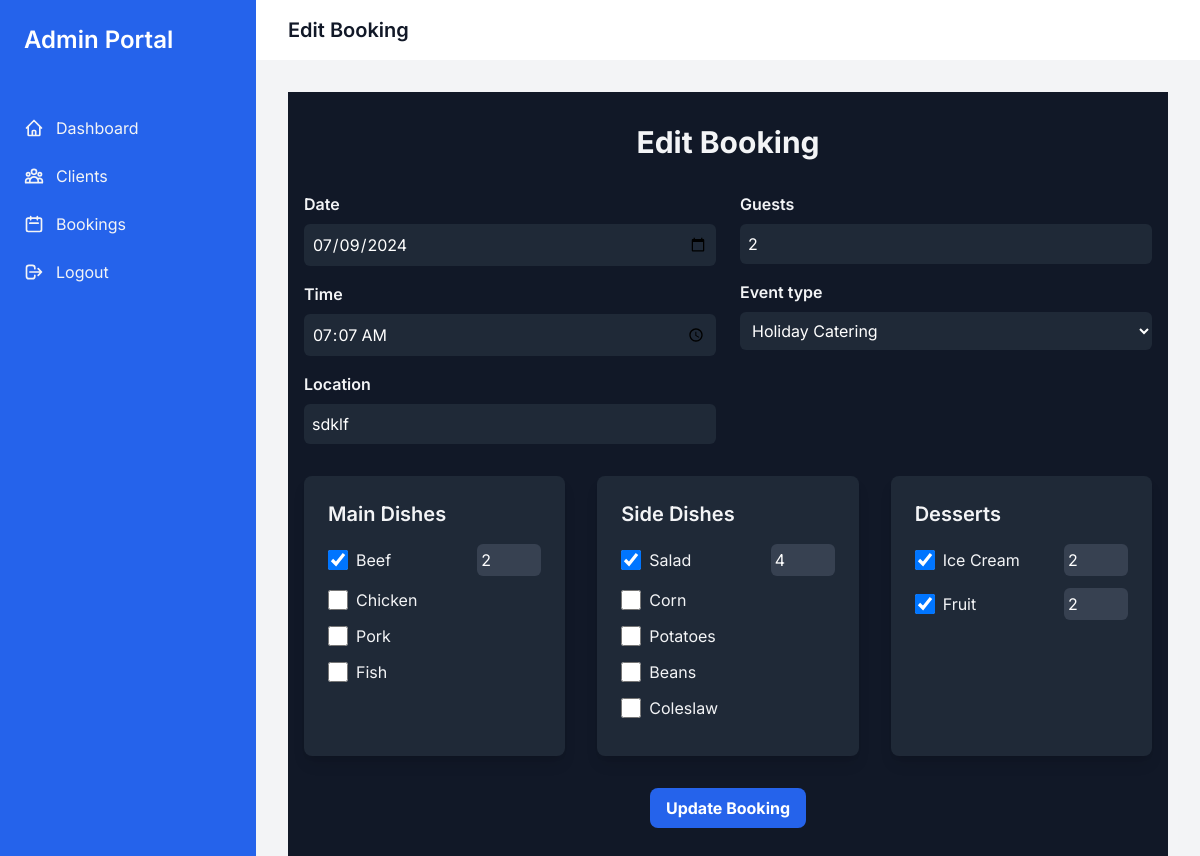
The app's page /admin-portal/edit-booking/10/ (signed in) with its own data.
### accounts/models.py (models this page shows, shortened)
class BBQBooking(models.Model):
    user = models.ForeignKey(settings.AUTH_USER_MODEL, on_delete=models.CASCADE, related_name='bbq_bookings')
    status = models.IntegerField(default=0)  # 0: Pending, 1: Confirmed, 2: Cancelled, 3: Completed
    date = models.DateField()
    time = models.TimeField()
    location = models.CharField(max_length=255)
    guests = models.IntegerField()
    EVENT_TYPES = [
        ('private', 'Private BBQ'),
        ('company', 'Company BBQ'),
        ('wedding', 'Wedding BBQ'),
        ('school', 'School BBQ'),
        ('themed', 'Themed BBQ'),
        ('breakfast', 'Breakfast Catering'),
        ('holiday', 'Holiday Catering'),
    ]
    event_type = models.CharField(max_length=20, choices=EVENT_TYPES, default='private')
    MAIN_DISHES = [
        ('beef', 'Beef'),
        ('chicken', 'Chicken'),
        ('pork', 'Pork'),
        ('fish', 'Fish'),
    ]
    main_dishes = models.JSONField()  # Store as {"beef": 10, "chicken": 5, ...}
    SIDE_DISHES = [
        ('salad', 'Salad'),
        ('corn', 'Corn'),
        ('potatoes', 'Potatoes'),
        ('beans', 'Beans'),
        ('coleslaw', 'Coleslaw'),
    ]
    side_dishes = models.JSONField()  # Store as {"salad": 15, "corn": 10, ...}
    DESSERTS = [
        ('ice_cream', 'Ice Cream'),
        ('fruit', 'Fruit'),
    ]
    desserts = models.JSONField()  # Store as {"ice_cream": 20, "fruit": 10}
    drinks = models.IntegerField()  # Total number of drinks (same as guests)

### admin_portal/views.py (the view)
# urls.py: path('edit-booking/<int:booking_id>/', views.edit_booking, name='edit_booking'),
@staff_member_required
def edit_booking(request, booking_id):
    booking = get_object_or_404(BBQBooking, id=booking_id)
    if request.method == 'POST':
        if booking.status == 3:
            messages.error(request, "You can't edit a booking that is already completed.")
            return redirect(reverse('view_booked_events'))
        form = BBQBookingForm(request.POST, instance=booking)
        if form.is_valid():
            booking = form.save(commit=False)
            booking.user = request.user
            booking.drinks = form.cleaned_data['guests']
            booking.event_type = form.cleaned_data['event_type']
            main_dishes = {}
            for dish in form.MAIN_DISHES:
                dish_key = f'main_dish_{dish[0]}'
                count_key = f'main_dish_{dish[0]}_count'
                if dish_key in request.POST and request.POST.get(count_key):
                    main_dishes[dish[0]] = int(request.POST.get(count_key))
            booking.main_dishes = main_dishes
            side_dishes = {}
            for dish in form.SIDE_DISHES:
                dish_key = f'side_dish_{dish[0]}'
                count_key = f'side_dish_{dish[0]}_count'
                if dish_key in request.POST and request.POST.get(count_key):
                    side_dishes[dish[0]] = int(request.POST.get(count_key))
            booking.side_dishes = side_dishes
            desserts = {}
            for dessert in form.DESSERTS:
                dessert_key = f'dessert_{dessert[0]}'
                count_key = f'dessert_{dessert[0]}_count'
                if dessert_key in request.POST and request.POST.get(count_key):
                    desserts[dessert[0]] = int(request.POST.get(count_key))
            booking.desserts = desserts
            booking.save()
            return redirect(reverse('admin_dashboard'))
    else:
        form = BBQBookingForm(instance=booking)
    return render(request, 'admin_edit_booking.html', {'form': form, 'booking': booking})

### accounts/templatetags/custom_filters.py (called while the page is built)
@register.filter(name='get_item')
def get_item(dictionary, key):
    return dictionary.get(key)

@register.filter(name='add_class')
def add_class(value, arg):
    css_classes = value.field.widget.attrs.get('class', '')
    if css_classes:
        css_classes = f"{css_classes} {arg}"
    else:
        css_classes = arg
    return value.as_widget(attrs={'class': css_classes})

### admin_portal/templates/admin_edit_booking.html (shortened to what this page needs)
{%extends 'admin_base.html'%}
{% load custom_filters %}
{% load static %}
{% block extra_head %}
    <script src="https://cdn.tailwindcss.com"></script>
{%endblock%}
{% block admin_content %}
<div class="bg-gray-900 text-gray-100 min-h-screen">
    <div class="container mx-auto px-4 py-8 max-w-4xl">
        <h2 class="text-3xl font-bold mb-8 text-center text-primary-400">
            {% block header_title %}Edit Booking{%endblock %}
        </h2>
        <form id="bbqForm" method="post" class="space-y-8">
            <div class="grid md:grid-cols-2 gap-6">
                <div class="space-y-4">
                    <div class="flex flex-col">
                        <label for="{{ form.date.id_for_label }}" class="mb-2 font-semibold">{{ form.date.label }}</label>
                        {{ form.date|add_class:"bg-gray-800 text-white rounded-md p-2 focus:ring-2 focus:ring-primary-500 focus:border-transparent" }}
                    </div>
                    <div class="flex flex-col">
                        <label for="{{ form.time.id_for_label }}" class="mb-2 font-semibold">{{ form.time.label }}</label>
                        {{ form.time|add_class:"bg-gray-800 text-white rounded-md p-2 focus:ring-2 focus:ring-primary-500 focus:border-transparent" }}
                    </div>
                    <div class="flex flex-col">
                        <label for="{{ form.location.id_for_label }}" class="mb-2 font-semibold">{{ form.location.label }}</label>
                        {{ form.location|add_class:"bg-gray-800 text-white rounded-md p-2 focus:ring-2 focus:ring-primary-500 focus:border-transparent" }}
                    </div>
                </div>
                <div class="space-y-4">
                    <div class="flex flex-col">
                        <label for="{{ form.guests.id_for_label }}" class="mb-2 font-semibold">{{ form.guests.label }}</label>
                        {{ form.guests|add_class:"bg-gray-800 text-white rounded-md p-2 focus:ring-2 focus:ring-primary-500 focus:border-transparent" }}
                    </div>
                    <div class="flex flex-col">
                        <label for="{{ form.event_type.id_for_label }}" class="mb-2 font-semibold">{{ form.event_type.label}}</label>
                        {{ form.event_type|add_class:"bg-gray-800 text-white rounded-md p-2 focus:ring-2 focus:ring-primary-500 focus:border-transparent" }}
                    </div>
                </div>
            </div>
            <div class="grid md:grid-cols-3 gap-8">
                <div class="bg-gray-800 p-6 rounded-lg shadow-lg">
                    <h3 class="text-xl font-semibold mb-4 text-primary-400">Main Dishes</h3>
                    <div id="mainDishes" class="space-y-3">
                        {% for dish in form.MAIN_DISHES %}
                        <div class="flex items-center justify-between">
                            <div class="flex items-center">
                                <input type="checkbox" id="main_dish_{{ dish.0 }}" name="main_dish_{{ dish.0 }}" {% if dish.0 in booking.main_dishes %}checked{% endif %}
                                    class="form-checkbox h-5 w-5 text-primary-600 rounded focus:ring-primary-500 border-gray-600 bg-gray-700">
                                <label for="main_dish_{{ dish.0 }}" class="ml-2">{{ dish.1 }}</label>
                            </div>
                            <input type="number" id="main_dish_{{ dish.0 }}_count" name="main_dish_{{ dish.0 }}_count"
                                min="0" value="{{ booking.main_dishes|get_item:dish.0|default:0 }}"
                                class="bg-gray-700 text-white rounded-md p-1 w-16 focus:ring-2 focus:ring-primary-500 focus:border-transparent">
                        </div>
                        {% endfor %}
                    </div>
                </div>
                <div class="bg-gray-800 p-6 rounded-lg shadow-lg">
                    <h3 class="text-xl font-semibold mb-4 text-primary-400">Side Dishes</h3>
                    <div id="sideDishes" class="space-y-3">
                        {% for dish in form.SIDE_DISHES %}
                        <div class="flex items-center justify-between">
                            <div class="flex items-center">
                                <input type="checkbox" id="side_dish_{{ dish.0 }}" name="side_dish_{{ dish.0 }}" {% if dish.0 in booking.side_dishes %}checked{% endif %}
                                    class="form-checkbox h-5 w-5 text-primary-600 rounded focus:ring-primary-500 border-gray-600 bg-gray-700">
                                <label for="side_dish_{{ dish.0 }}" class="ml-2">{{ dish.1 }}</label>
                            </div>
                            <input type="number" id="side_dish_{{ dish.0 }}_count" name="side_dish_{{ dish.0 }}_count"
                                min="0" value="{{ booking.side_dishes|get_item:dish.0|default:0 }}"
                                class="bg-gray-700 text-white rounded-md p-1 w-16 focus:ring-2 focus:ring-primary-500 focus:border-transparent">
                        </div>
                        {% endfor %}
                    </div>
                </div>
                <div class="bg-gray-800 p-6 rounded-lg shadow-lg">
                    <h3 class="text-xl font-semibold mb-4 text-primary-400">Desserts</h3>
                    <div id="desserts" class="space-y-3">
                        {% for dessert in form.DESSERTS %}
                        <div class="flex items-center justify-between">
                            <div class="flex items-center">
                                <input type="checkbox" id="dessert_{{ dessert.0 }}" name="dessert_{{ dessert.0 }}" {% if dessert.0 in booking.desserts %}checked{% endif %}
                                    class="form-checkbox h-5 w-5 text-primary-600 rounded focus:ring-primary-500 border-gray-600 bg-gray-700">
                                <label for="dessert_{{ dessert.0 }}" class="ml-2">{{ dessert.1 }}</label>
                            </div>
                            <input type="number" id="dessert_{{ dessert.0 }}_count" name="dessert_{{ dessert.0 }}_count"
                                min="0" value="{{ booking.desserts|get_item:dessert.0|default:0 }}"
                                class="bg-gray-700 text-white rounded-md p-1 w-16 focus:ring-2 focus:ring-primary-500 focus:border-transparent">
                        </div>
                        {% endfor %}
                    </div>
                </div>
            </div>
            <div class="flex justify-center mt-8">
                <button type="submit"
                    class="bg-blue-600 hover:bg-primary-700 text-white font-bold py-2 px-4 rounded-lg transition duration-300 ease-in-out transform hover:scale-105">
                    Update Booking
                </button>
            </div>
        </form>
    </div>
    {%block extra_js%}
</div>
{%endblock%}
{%endblock%}

### admin_portal/templates/admin_base.html (style rules this page uses)
body { font-family: 'Inter', sans-serif; }

### records on screen
BBQBooking: date "07/09/2024", time "07:07:00", location "sdklf", guests "2", event_type "Holiday Catering", main_dishes "☑", main_dishes|get_item "2", side_dishes "☑", side_dishes|get_item "4", desserts "☑" "☑", desserts|get_item "2" "2"

### other values on screen
{{ dish.1 }} "Beef" "Chicken" "Pork" "Fish"
{{ dish.1 }} "Salad" "Corn" "Potatoes" "Beans" "Coleslaw"
{{ dessert.1 }} "Ice Cream" "Fruit"
